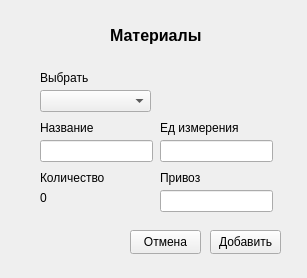
<?xml version="1.0" encoding="UTF-8"?>
<ui version="4.0">
 <class>Form</class>
 <widget class="QWidget" name="Form">
  <property name="geometry">
   <rect>
    <x>0</x>
    <y>0</y>
    <width>307</width>
    <height>278</height>
   </rect>
  </property>
  <property name="windowTitle">
   <string>Form</string>
  </property>
  <widget class="QLabel" name="label_6">
   <property name="geometry">
    <rect>
     <x>110</x>
     <y>10</y>
     <width>141</width>
     <height>51</height>
    </rect>
   </property>
   <property name="font">
    <font>
     <pointsize>12</pointsize>
     <bold>true</bold>
    </font>
   </property>
   <property name="text">
    <string>Материалы</string>
   </property>
  </widget>
  <widget class="QPushButton" name="b_ok">
   <property name="geometry">
    <rect>
     <x>210</x>
     <y>230</y>
     <width>71</width>
     <height>24</height>
    </rect>
   </property>
   <property name="text">
    <string>Добавить</string>
   </property>
  </widget>
  <widget class="QPushButton" name="b_cancel">
   <property name="geometry">
    <rect>
     <x>130</x>
     <y>230</y>
     <width>71</width>
     <height>24</height>
    </rect>
   </property>
   <property name="text">
    <string>Отмена</string>
   </property>
  </widget>
  <widget class="QComboBox" name="cb_change">
   <property name="geometry">
    <rect>
     <x>40</x>
     <y>90</y>
     <width>111</width>
     <height>22</height>
    </rect>
   </property>
  </widget>
  <widget class="QLabel" name="label">
   <property name="geometry">
    <rect>
     <x>40</x>
     <y>70</y>
     <width>49</width>
     <height>16</height>
    </rect>
   </property>
   <property name="text">
    <string>Выбрать</string>
   </property>
  </widget>
  <widget class="QLineEdit" name="name">
   <property name="geometry">
    <rect>
     <x>40</x>
     <y>140</y>
     <width>113</width>
     <height>22</height>
    </rect>
   </property>
  </widget>
  <widget class="QLineEdit" name="si">
   <property name="geometry">
    <rect>
     <x>160</x>
     <y>140</y>
     <width>113</width>
     <height>22</height>
    </rect>
   </property>
  </widget>
  <widget class="QLabel" name="label_2">
   <property name="geometry">
    <rect>
     <x>40</x>
     <y>120</y>
     <width>81</width>
     <height>16</height>
    </rect>
   </property>
   <property name="text">
    <string>Название</string>
   </property>
  </widget>
  <widget class="QLabel" name="label_3">
   <property name="geometry">
    <rect>
     <x>160</x>
     <y>120</y>
     <width>91</width>
     <height>16</height>
    </rect>
   </property>
   <property name="text">
    <string>Ед измерения</string>
   </property>
  </widget>
  <widget class="QLabel" name="label_4">
   <property name="geometry">
    <rect>
     <x>40</x>
     <y>170</y>
     <width>71</width>
     <height>16</height>
    </rect>
   </property>
   <property name="text">
    <string>Количество</string>
   </property>
  </widget>
  <widget class="QLineEdit" name="value">
   <property name="geometry">
    <rect>
     <x>160</x>
     <y>190</y>
     <width>113</width>
     <height>22</height>
    </rect>
   </property>
  </widget>
  <widget class="QLabel" name="label_5">
   <property name="geometry">
    <rect>
     <x>160</x>
     <y>170</y>
     <width>49</width>
     <height>16</height>
    </rect>
   </property>
   <property name="text">
    <string>Привоз</string>
   </property>
  </widget>
  <widget class="QLabel" name="summ">
   <property name="geometry">
    <rect>
     <x>40</x>
     <y>190</y>
     <width>49</width>
     <height>16</height>
    </rect>
   </property>
   <property name="text">
    <string>0</string>
   </property>
  </widget>
 </widget>
 <resources/>
 <connections/>
</ui>
